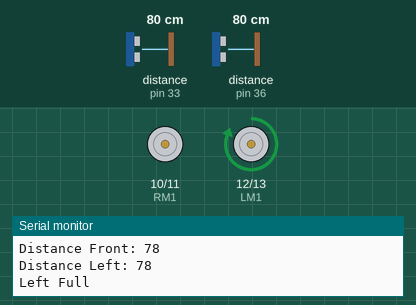
The sketch below on a simulated Arduino Mega 2560, built with avr-gcc and run on an emulated ATmega2560. On the bench: motor-driver pin pairs drawn as motors (green arrow = first pin HIGH = forward, orange = second pin HIGH = backward, longer = more drive), the last lines printed to the serial monitor. Wiring (inferred from the names in the program): 2 × ultrasonic range finder: trigger pin 32, echo pin 33 / trigger pin 37, echo pin 36. The test bench sets the inputs (shaded band); at power-on: distance to the obstacle (sensors on pin 33, pin 36) 80 cm. The echo pulse lasts 58.3 µs per cm.

Above: at 1.2 s.
1.3 s: distance to the obstacle (sensor on pin 33) set to 2 cm
At 1.8 s:
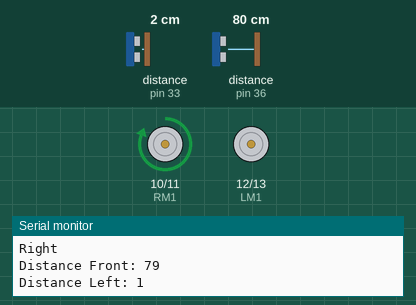
2.8 s: distance to the obstacle (sensor on pin 36) set to 29 cm
5.8 s: distance to the obstacle (sensor on pin 36) set to 23 cm
Timing chart, 0 to 8.8 s (numbered marks = the images above; inputs shaded):
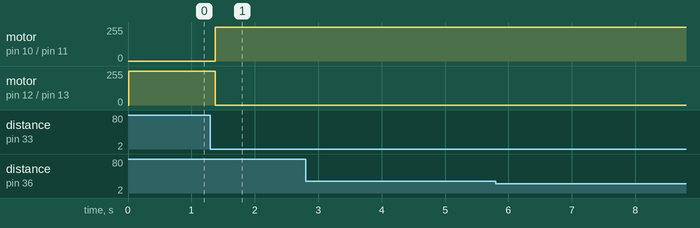

Measured:
- after the input at 1.3 s, motor on pin 10 (RM1) / pin 11 (RM2): stopped → forward 255/255 after 0.07 s; motor on pin 12 (LM1) / pin 13 (LM2): forward 255/255 → stopped after 0.07 s

The sketch:

Wall_robot.ino
```cpp
#define echoPin 33 // attach pin D2 Arduino to pin Echo of HC-SR04
#define trigPin 32 // attach pin D3 Arduino to pin Trig of HC-SR04
#define echoPinFront 36
#define trigPinFront 37
#define LM1 12
#define LM2 13
#define RM1 10
#define RM2 11
// defines variables
long duration;
int FirstDistance = 0;
int SecondDistance = 0;
double speed = 0;
int distance = 1;
float Time = 0.5;
float delayedtime = 1000 * Time;

long durationf;
int FirstDistancef = 0;
int SecondDistancef = 0;
double speedf = 0;
int distancef = 1;
float Timef = 0.5;
float delayedtimef = 1000 * Timef;

void setup()
{
    pinMode(trigPin, OUTPUT);
    pinMode(echoPin, INPUT);
    pinMode(trigPinFront, OUTPUT);
    pinMode(echoPinFront, INPUT);
    pinMode(LM1, OUTPUT);
    pinMode(LM2, OUTPUT);
    pinMode(RM1, OUTPUT);
    pinMode(RM2, OUTPUT);
    Serial.begin(9600);
}

void loop()
{
    if (GetDistance(1) < 25)
    {
      Serial.println("Right Full");
        TurnRight();
        delay(5);
    }
    else if (GetDistance(0) > 25)
    {
      Serial.println("Left Full");
        TurnLeft();
        delay(5);
    }
    else if (GetDistance(0) > 6)
    {
      Serial.println("Left");
        TurnLeft();
        delay(10);
    }
    else if (GetDistance(0) < 6)
    {
      Serial.println("Right");
        TurnRight();
        delay(10);
    }
    else
    {
        DriveForward();
        delay(10);
    }
}
void DriveForward()
{
    digitalWrite(LM1, HIGH);

    digitalWrite(LM2, LOW);

    digitalWrite(RM1, HIGH);

    digitalWrite(RM2, LOW);
}
void TurnLeft()
{
    digitalWrite(LM1, HIGH);

    digitalWrite(LM2, LOW);

    digitalWrite(RM1, LOW);

    digitalWrite(RM2, LOW);
}
void TurnRight()
{
    digitalWrite(LM1, LOW);

    digitalWrite(LM2, LOW);

    digitalWrite(RM1, HIGH);

    digitalWrite(RM2, LOW);
}

float GetDistance(int sensor)
{
    if (sensor == 0)
    {
        // Clears the trigPin
        digitalWrite(trigPin, LOW);
        delayMicroseconds(2);

        // Sets the trigPin on HIGH state for 10 micro seconds
        digitalWrite(trigPin, HIGH);
        delayMicroseconds(10);
        digitalWrite(trigPin, LOW);

        // Reads the echoPin, returns the sound wave travel time in microseconds
        duration = pulseIn(echoPin, HIGH);

        // calculating distance
        distance = duration * 0.034 / 2;

        // Prints the distance on the Serial Monitor
        Serial.print("Distance Left: ");
        Serial.println(distance);

        return distance;
    }
    else if (sensor == 1)
    {
        digitalWrite(trigPinFront, LOW);
        delayMicroseconds(2);

        // Sets the trigPin on HIGH state for 10 micro seconds
        digitalWrite(trigPinFront, HIGH);
        delayMicroseconds(10);
        digitalWrite(trigPinFront, LOW);

        // Reads the echoPin, returns the sound wave travel time in microseconds
        duration = pulseIn(echoPinFront, HIGH);

        // calculating distance
        distance = duration * 0.034 / 2;

        // Prints the distance on the Serial Monitor
        Serial.print("Distance Front: ");
        Serial.println(distance);

        return distance;
    }
}


// void GetSpeed(){

//    FirstDistance = GetDistance(); //get the first distance

//    delay(delayedtime); //waits 2 seconds depending on the time declared above ,, feel free to change the value dependng on the resolution of your sensor

//    SecondDistance = GetDistance(); //gets the second distance

//    speed = (FirstDistance - SecondDistance)/Time;  // now calculating the difference

// //printing the speed on the serial monitor
//   Serial.print("the speed (cm/s) is  :  ");
//   Serial.println(speed);

// }
```
